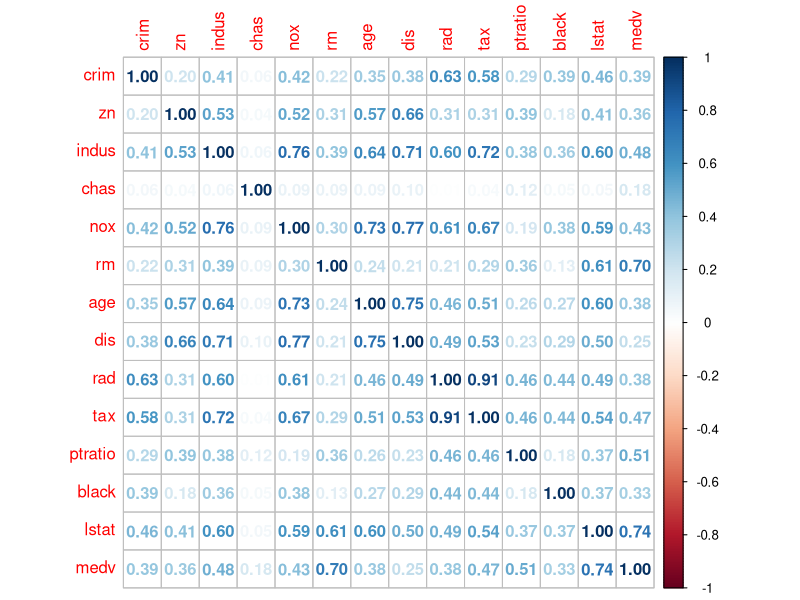

The R source for this figure:
library(MASS)

data(Boston)
library(corrplot)
housingdataset <- as.data.frame(Boston) # attach a label to the dataframe object

#Use correlation matrix to find the relationship among variables with target variable

M<-cor(housingdataset)
M_abs<-abs(M)
corrplot(M_abs, method="number")
#head(round(M_abs, 2),15)

Value <- ifelse(housingdataset$medv > median(housingdataset$medv),
                "High", "Low")
Value <- as.factor(Value)
#summary(Value)

housingdataset <- data.frame(housingdataset, Value)
housingdataset$chas <- as.factor(housingdataset$chas)
#summary(housingdataset)

for (iternum in (1:3)){
  print(paste("Shuffle number:", iternum))
  housingdataset <- housingdataset[sample(nrow(housingdataset)), ]
}

sz <- nrow(housingdataset) * 0.90
training_testing <- housingdataset[1:sz,]
holdout <- housingdataset[(sz):nrow(housingdataset),]
#summary(holdout)

## k-fold CV

samplesize <- nrow(training_testing)
numfolds <- 5

quotient <- samplesize %/% numfolds
remainder <- samplesize %% numfolds 

vct.sizes <- rep(quotient, numfolds) 
if(remainder > 0){
  for(i in 1:remainder){
    vct.sizes[i] <- vct.sizes[i] + 1 
  }
}

print(paste("K:", numfolds, "n:", samplesize))
print(vct.sizes)

set.seed(99)
training_testing <- training_testing[sample(nrow(training_testing)), ]

## Using k-fold CV for building and estimating the performance of a logistic
## regression model

#The columns LSTAT, INDUS, RM, TAX, NOX, PTRAIO has a 
#correlation score above 0.45 with MEDV which is a good 
#indication of using as predictors. Lets plot these columns against MEDV.

accuracies <- numeric(numfolds)
startval <- 1
for(kth in (1:numfolds)){
  endval <- vct.sizes[kth] + startval - 1
  
  glm_model <- glm(Value ~ lstat+rm+ptratio+tax+nox+indus,
                   family=binomial, 
                   data = training_testing[-(startval:endval), ])
  glm.pred.vals <- predict(glm_model,
                           newdata = training_testing[startval:endval, ],
                           type="response")
  glm.predictions <- rep("High", length(glm.pred.vals))
  glm.predictions [glm.pred.vals > 0.50] <- "Low" 
  
  tbl.results <- table(training_testing[startval:endval, 15], glm.predictions)
  
  #print(tbl.results)
  
  accuracy <- (round((tbl.results[1,1] + tbl.results[2,2])/sum(tbl.results), 4)*100)
  
  accuracies[kth] <- accuracy
  startval <- endval + 1
}


overall.glm.accuracy <- mean(accuracies)
print(paste("For the best glm model, the overall k-fold CV accuracy is:",
            round(overall.glm.accuracy, 6)))




#################################

# Accuracy on Hold-out set
  glm_model <- glm(Value ~ lstat+rm+ptratio+tax+nox+indus,
                   family=binomial, 
                   data = training_testing)
  
  glm.pred.vals <- predict(glm_model,
                           newdata = holdout,
                           type="response")
  glm.holdout.predictions <- rep("High", length(glm.pred.vals))
  glm.holdout.predictions [glm.pred.vals > 0.50] <- "Low" 
  
  tbl.results <- table(holdout$Value, glm.holdout.predictions)
  
  print(tbl.results)
  
  accuracy <- (round((tbl.results[1,1] + tbl.results[2,2])/sum(tbl.results), 4)*100)

  print(paste("Accuracy on Holdout set is :",
             round(accuracy, 6)))